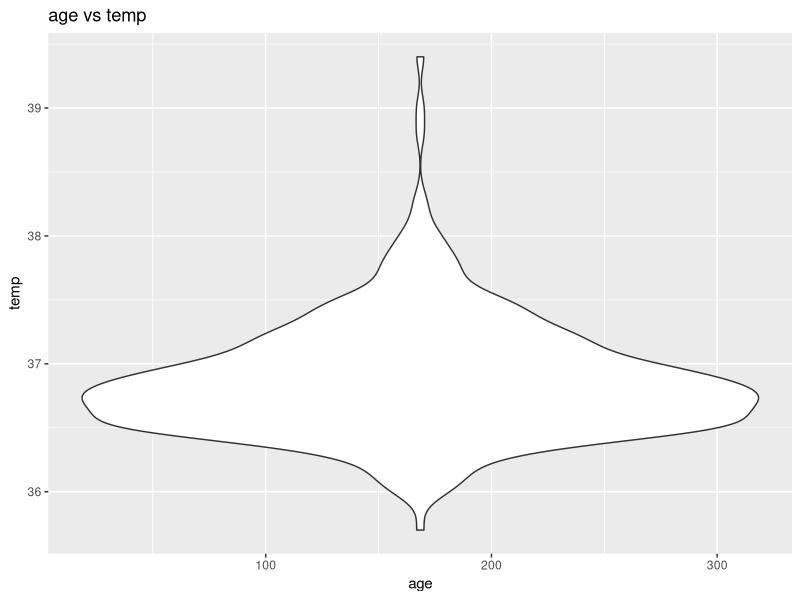
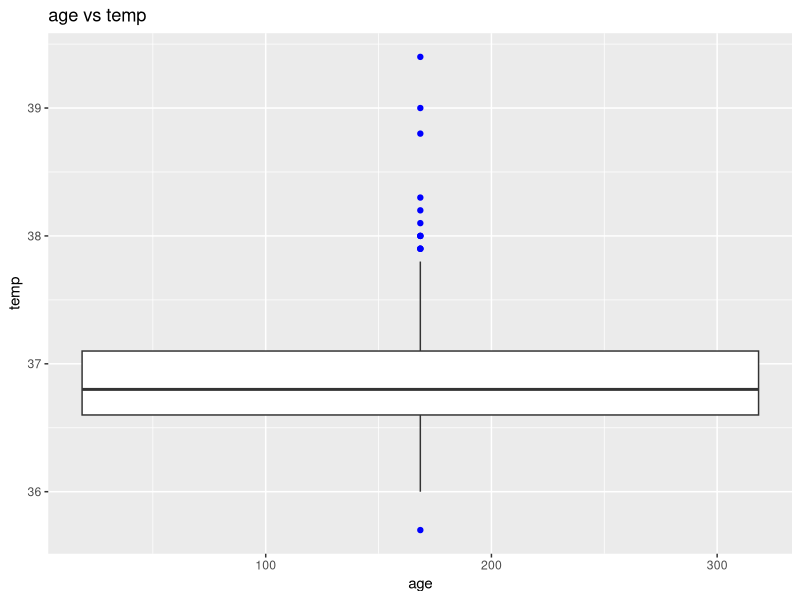
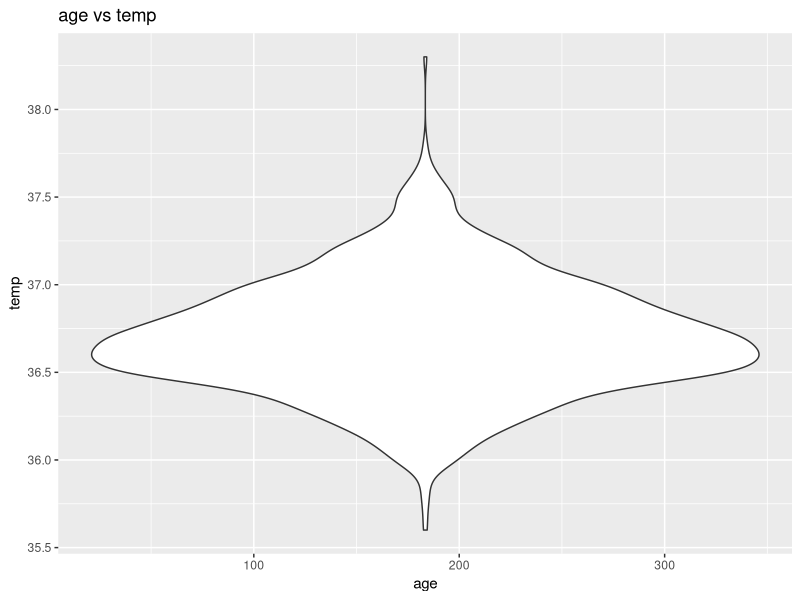
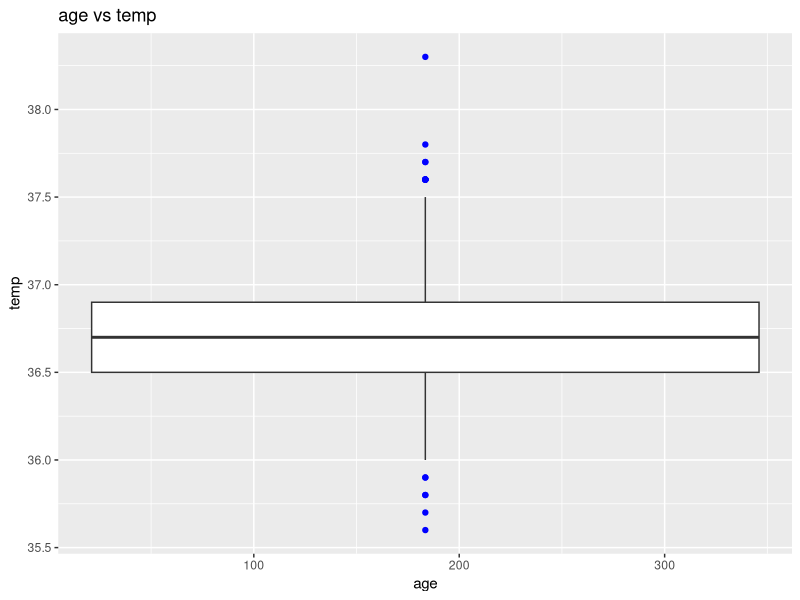
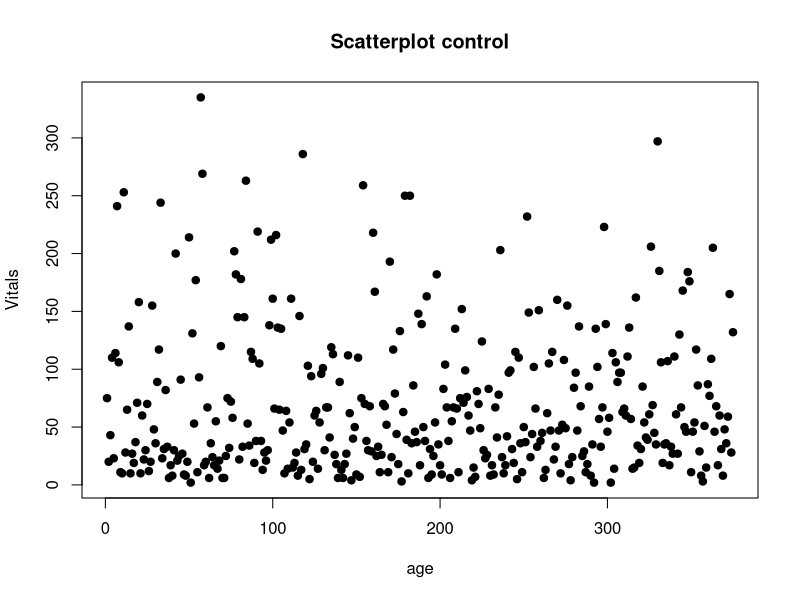
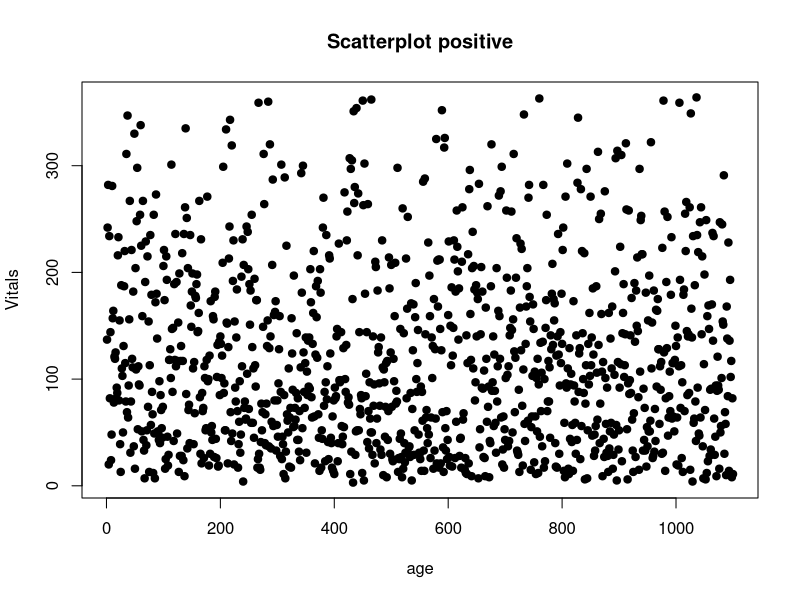

These charts were generated, in order, by the following R code:
## ---- chunk 1
knitr::opts_chunk$set(echo = TRUE)
library(ggplot2)
library(psych) # Contains the winsor function and other helpful statistical tools
library(tidyverse) # Remember from last homework that dplyr is included in tidyverse
library(gridExtra)
library(corrplot)
library(patchwork)
## ---- chunk 2
positive <- read.csv("Sepsis_control_data.csv")
control <- read.csv("Sepsis_positive_data.csv")
positive$sepsis_group <- NULL
control$sepsis_group <- NULL
head(control)
head(positive)
## ---- chunk 3
summary(positive)
summary(control)
## ---- chunk 4
violin_control = ggplot(control, aes(x=age, y= temp))+
  geom_violin(outlier.color="blue")+
  labs(title="age vs temp", x="age", fill="temp")
violin_control
## ---- chunk 5
box_control = ggplot(control, aes(x=age, y= temp))+
  geom_boxplot(outlier.color="blue")+
  labs(title="age vs temp", x="age", fill="temp")
box_control
## ---- chunk 6
violin_positive = ggplot(positive, aes(x=age, y= temp))+
  geom_violin(outlier.color="blue")+
  labs(title="age vs temp", x="age", fill="temp")
violin_positive
## ---- chunk 7
box_positive = ggplot(positive, aes(x=age, y= temp))+
  geom_boxplot(outlier.color="blue")+
  labs(title="age vs temp", x="age", fill="temp")
box_positive
## ---- chunk 8
 attach(control)
omit_control = na.omit(control)
numeric_control = subset(omit_control, select=c(age, temp, weight))
plot(age, numeric_control=100000, main="Scatterplot control",
   xlab="age", ylab="Vitals", pch=19, color=numeric_control)
## ---- chunk 9
attach(positive)
omit_positive = na.omit(positive)
numeric_positive = subset(omit_positive, select=c(age, temp, weight))
plot(age, numeric_positive=10000000, main="Scatterplot positive",
   xlab="age", ylab="Vitals", pch=19, color=numeric_positive)
